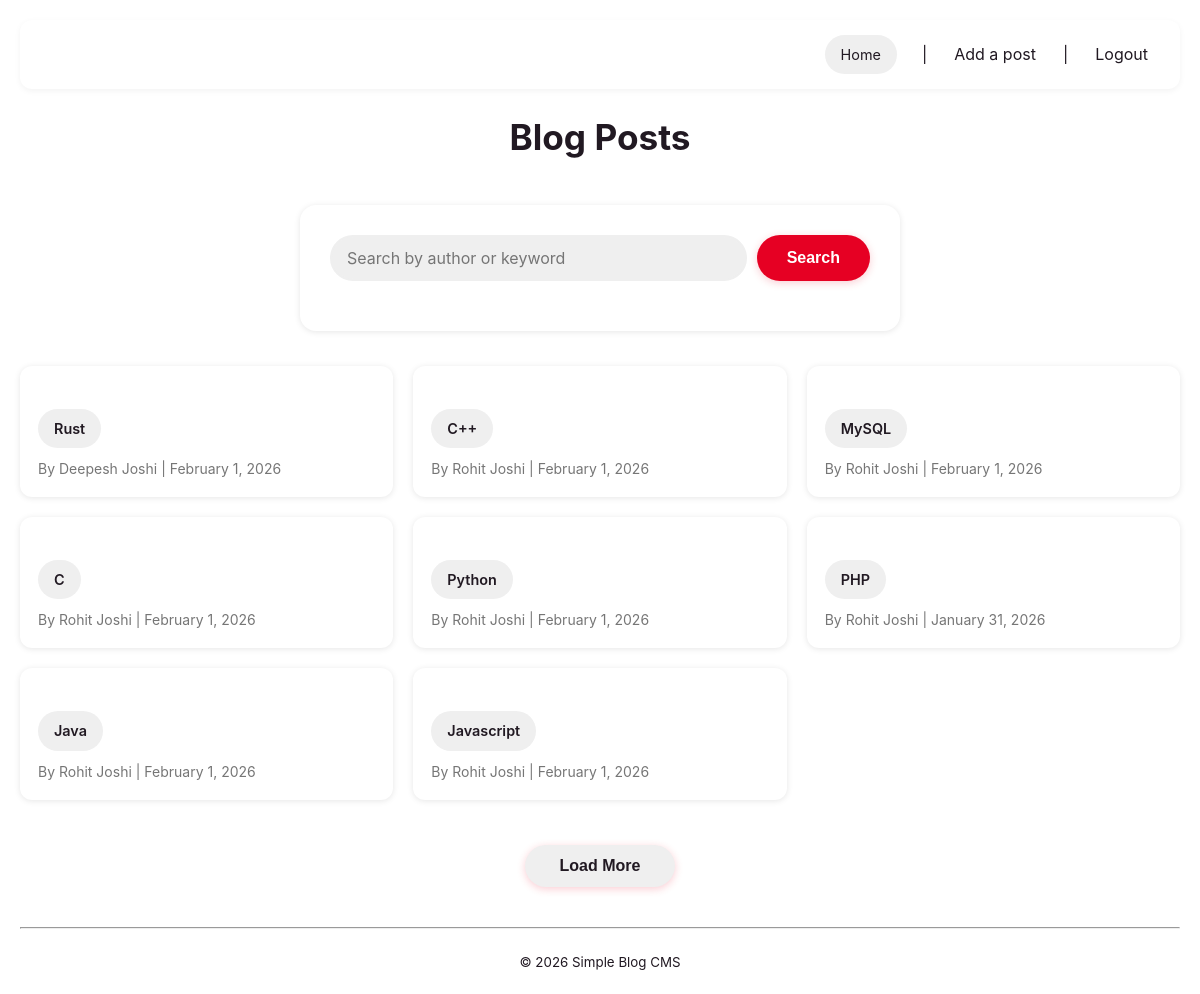
/index.php (signed in), run on the app's committed database.
### tables this page shows
CREATE TABLE `posts` (
  `id` int(11) NOT NULL AUTO_INCREMENT,
  `title` varchar(255) NOT NULL,
  `content` text NOT NULL,
  `status` enum('published','draft') DEFAULT 'published',
  `created_at` timestamp NOT NULL DEFAULT current_timestamp(),
  `updated_at` timestamp NOT NULL DEFAULT current_timestamp() ON UPDATE current_timestamp(),
  `category_id` int(11) DEFAULT NULL,
  `user_id` int(11) NOT NULL,
  PRIMARY KEY (`id`),
  KEY `category_id` (`category_id`),
  KEY `user_id` (`user_id`),
  CONSTRAINT `posts_ibfk_1` FOREIGN KEY (`category_id`) REFERENCES `categories` (`id`),
  CONSTRAINT `posts_ibfk_2` FOREIGN KEY (`user_id`) REFERENCES `users` (`id`) ON DELETE CASCADE
);

### public/index.php (the view, shortened to what this page needs)
<?php
require __DIR__ . '/../includes/header.php';
$con = dbConnect();
$limit = 10;
$offset = 0;
$searchInput = isset($_GET['search']) ? trim($_GET['search']) : '';
$params = [];
$where = "WHERE status = 'published'";
$params[] = $limit;
$params[] = $offset;
$sql = "SELECT id, user_id, title, created_at FROM posts $where ORDER BY created_at DESC LIMIT ? OFFSET ?";
$stmt = $con->prepare($sql);
$stmt->execute($params);
$posts = $stmt->fetchAll(PDO::FETCH_ASSOC);
?>
<h1>Blog Posts</h1>
<div class="page-container">
    <aside class="search-section">
        <form method="GET" action="index.php">
            <input type="text" id="searchInput" name="search" placeholder="Search by author or keyword" value="<?php echo htmlspecialchars($searchInput, ENT_QUOTES); ?>">
            <button type="submit">Search</button>
        </form>
    </aside>
    <div class="post-section">
        <div id="post-container">
<?php if (empty($posts)): ?>
    <p>No posts found.</p>
<?php else: ?>
    <?php foreach ($posts as $post): ?>
        <article>
            <h2>
                <a href="post.php?id=<?php echo $post['id']; ?>">
                    <?php echo htmlspecialchars($post['title'], ENT_QUOTES); ?>
                </a>
            </h2>
            <p>
                By <?php echo htmlspecialchars($post['username'], ENT_QUOTES); ?>
                | <?php echo date("F j, Y", strtotime($post['created_at'])); ?>
            </p>
        </article>
    <?php endforeach; ?>
<?php endif; ?>
</div>
<button id="loadMore" <?php echo empty($posts) ? 'style="display:none"' : ''; ?>>
    Load More
</button>
</div>
</div>
<?php require __DIR__ . '/../includes/footer.php'; ?>

### includes/header.php (shortened to what this page needs)
<!DOCTYPE html>
<html>
<head>
	<link rel="stylesheet" type="text/css" href="../assets/style.css">
</head>
<body>
	<header style="margin-bottom: 20px;">
		<nav>
			<a href="index.php">Home</a>
			<?php if(!empty($_SESSION['user_id'])): ?>
				| <a href="add_post.php">Add a post</a>
				| <a href="logout.php" onclick="return confirm('Are you sure you want to logout?');">
					Logout
				</a>
			<?php else: ?>
				| <a href="login.php">Login</a>
				| <a href="register.php">Register</a>
			<?php endif; ?>
		</nav>
	</header>

### includes/footer.php
<hr>
<footer style="margin-top:20px; text-align:center;">
    <small>&copy; <?php echo date('Y'); ?> Simple Blog CMS</small>
</footer>
</body>
</html>

### assets/style.css (style rules this page uses)
:root { --grid-red: #E60023; --grid-black: #211922; --grid-gray: #767676; --grid-light-gray: #EFEFEF; --grid-white: #FFFFFF; --card-shadow: 0 1px 6px rgba(0, 0, 0, 0.1); --card-shadow-hover: 0 4px 12px rgba(0, 0, 0, 0.15); }
* { margin: 0; padding: 0; box-sizing: border-box; }
body { font-family: -apple-system, BlinkMacSystemFont, 'Segoe UI', Roboto, Oxygen-Sans, Ubuntu, Cantarell, 'Helvetica Neue', sans-serif; background-color: var(--grid-white); color: var(--grid-black); line-height: 1.6; padding: 20px; }
h1 { text-align: center; font-size: 2.2rem; font-weight: 700; margin-bottom: 10px; color: var(--grid-black); }
h2 { font-size: 1.8rem; font-weight: 600; margin: 25px 0 15px; color: var(--grid-black); }
header { background-color: var(--grid-white); padding: 15px 20px; box-shadow: 0 2px 6px rgba(0,0,0,0.05); border-radius: 12px; max-width: 1400px; margin: 0 auto 20px; }
header nav { display: flex; flex-wrap: wrap; justify-content: center; align-items: center; gap: 15px; font-size: 1rem; }
header nav a { color: var(--grid-black); text-decoration: none; padding: 6px 12px; border-radius: 8px; transition: background-color 0.2s ease, color 0.2s ease, transform 0.2s ease; }
body > a, a[href*="index.php"]:first-of-type, a[href*="post.php"]:first-of-type { display: inline-block; max-width: 900px; margin: 0 auto 20px; margin-right: 10px; margin-bottom: 0px; color: var(--grid-black); text-decoration: none; padding: 8px 16px; border-radius: 24px; background-color: var(--grid-light-gray); font-size: 0.9rem; transition: all 0.2s ease; }
.page-container { max-width: 1400px; margin: 0 auto; display: flex; flex-direction: column; gap: 25px; }
.search-section { display: flex; justify-content: center; padding: 10px 0; }
.search-section form { display: flex; gap: 10px; width: 100%; max-width: 600px; }
#searchInput { flex: 2; padding: 10px 15px; border: 2px solid var(--grid-light-gray); border-radius: 24px; font-size: 16px; outline: none; background-color: var(--grid-light-gray); transition: all 0.2s ease; }
.search-section button { padding: 10px 25px; background-color: var(--grid-red); color: var(--grid-white); border: none; border-radius: 24px; font-size: 16px; font-weight: 600; cursor: pointer; transition: all 0.2s ease; }
.post-section { width: 100%; }
#post-container { column-count: 4; column-gap: 20px; margin-bottom: 20px; }
@media (max-width: 1200px) { #post-container { column-count: 3; } }
#post-container article { background-color: var(--grid-white); border-radius: 12px; padding: 18px; margin-bottom: 20px; break-inside: avoid; box-shadow: var(--card-shadow); transition: transform 0.2s, box-shadow 0.2s; display: inline-block; width: 100%; }
#post-container article h2 { font-size: 1.2rem; font-weight: 600; margin-bottom: 10px; }
#post-container article h2 a { color: var(--grid-black); text-decoration: none; }
#post-container article p { font-size: 0.875rem; color: var(--grid-gray); line-height: 1.5; }
#loadMore { display: block; margin: 25px auto 40px; padding: 12px 35px; background-color: var(--grid-light-gray); color: var(--grid-black); border: none; border-radius: 24px; font-size: 16px; font-weight: 600; cursor: pointer; transition: background-color 0.2s ease, transform 0.2s ease; }
body > form, body > h1, body > h2 { max-width: 900px; margin-left: auto; margin-right: auto; }
form { background-color: var(--grid-white); padding: 30px; border-radius: 16px; box-shadow: var(--card-shadow); margin-top: 20px; }
input[type="text"], input[type="email"], input[type="password"], textarea, select { width: 100%; padding: 12px 16px; border: 2px solid var(--grid-light-gray); border-radius: 12px; font-size: 16px; font-family: inherit; outline: none; background-color: var(--grid-light-gray); transition: all 0.2s ease; margin-bottom: 20px; }
button, button[type="submit"] { padding: 14px 30px; background-color: var(--grid-red); color: var(--grid-white); border: none; border-radius: 24px; font-size: 16px; font-weight: 600; cursor: pointer; transition: all 0.2s ease; margin-bottom: 20px; box-shadow: 0 2px 8px rgba(230, 0, 35, 0.2); }
form, article { animation: fadeIn 0.3s ease-out; }

### data on the page
posts: title "Rust", username "Deepesh Joshi", created_at "February 1, 2026"
posts: title "C", username "Rohit Joshi", created_at "February 1, 2026"
posts: title "Java", username "Rohit Joshi", created_at "February 1, 2026"
posts: title "C++", username "Rohit Joshi", created_at "February 1, 2026"
posts: title "Python", username "Rohit Joshi", created_at "February 1, 2026"
posts: title "Javascript", username "Rohit Joshi", created_at "February 1, 2026"
posts: title "MySQL", username "Rohit Joshi", created_at "February 1, 2026"
posts: title "PHP", username "Rohit Joshi", created_at "January 31, 2026"
